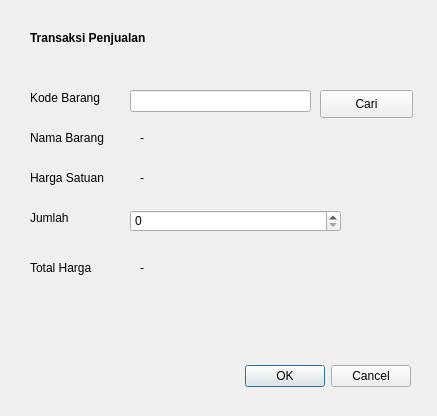
<?xml version="1.0" encoding="UTF-8"?>
<ui version="4.0">
 <class>DeleteRowWindow</class>
 <widget class="QDialog" name="DeleteRowWindow">
  <property name="geometry">
   <rect>
    <x>0</x>
    <y>0</y>
    <width>437</width>
    <height>416</height>
   </rect>
  </property>
  <property name="windowTitle">
   <string>Dialog</string>
  </property>
  <widget class="QDialogButtonBox" name="buttonBox">
   <property name="geometry">
    <rect>
     <x>70</x>
     <y>360</y>
     <width>341</width>
     <height>32</height>
    </rect>
   </property>
   <property name="orientation">
    <enum>Qt::Horizontal</enum>
   </property>
   <property name="standardButtons">
    <set>QDialogButtonBox::Cancel|QDialogButtonBox::Ok</set>
   </property>
  </widget>
  <widget class="QLabel" name="label_2">
   <property name="geometry">
    <rect>
     <x>30</x>
     <y>30</y>
     <width>221</width>
     <height>16</height>
    </rect>
   </property>
   <property name="font">
    <font>
     <weight>75</weight>
     <bold>true</bold>
    </font>
   </property>
   <property name="text">
    <string>Transaksi Penjualan</string>
   </property>
  </widget>
  <widget class="QLabel" name="label">
   <property name="geometry">
    <rect>
     <x>30</x>
     <y>90</y>
     <width>81</width>
     <height>16</height>
    </rect>
   </property>
   <property name="text">
    <string>Kode Barang</string>
   </property>
  </widget>
  <widget class="QLineEdit" name="lineKode">
   <property name="geometry">
    <rect>
     <x>130</x>
     <y>90</y>
     <width>181</width>
     <height>22</height>
    </rect>
   </property>
  </widget>
  <widget class="QPushButton" name="pushButton">
   <property name="geometry">
    <rect>
     <x>320</x>
     <y>90</y>
     <width>93</width>
     <height>28</height>
    </rect>
   </property>
   <property name="text">
    <string>Cari</string>
   </property>
  </widget>
  <widget class="QLabel" name="label_3">
   <property name="geometry">
    <rect>
     <x>30</x>
     <y>130</y>
     <width>81</width>
     <height>16</height>
    </rect>
   </property>
   <property name="text">
    <string>Nama Barang</string>
   </property>
  </widget>
  <widget class="QLabel" name="labelNama">
   <property name="geometry">
    <rect>
     <x>140</x>
     <y>130</y>
     <width>81</width>
     <height>16</height>
    </rect>
   </property>
   <property name="text">
    <string>-</string>
   </property>
  </widget>
  <widget class="QLabel" name="label_5">
   <property name="geometry">
    <rect>
     <x>30</x>
     <y>170</y>
     <width>91</width>
     <height>16</height>
    </rect>
   </property>
   <property name="text">
    <string>Harga Satuan</string>
   </property>
  </widget>
  <widget class="QLabel" name="labelHarga">
   <property name="geometry">
    <rect>
     <x>140</x>
     <y>170</y>
     <width>81</width>
     <height>16</height>
    </rect>
   </property>
   <property name="text">
    <string>-</string>
   </property>
  </widget>
  <widget class="QLabel" name="label_7">
   <property name="geometry">
    <rect>
     <x>30</x>
     <y>210</y>
     <width>91</width>
     <height>16</height>
    </rect>
   </property>
   <property name="text">
    <string>Jumlah</string>
   </property>
  </widget>
  <widget class="QSpinBox" name="spinJumlah">
   <property name="geometry">
    <rect>
     <x>130</x>
     <y>210</y>
     <width>211</width>
     <height>22</height>
    </rect>
   </property>
  </widget>
  <widget class="QLabel" name="label_8">
   <property name="geometry">
    <rect>
     <x>30</x>
     <y>260</y>
     <width>91</width>
     <height>16</height>
    </rect>
   </property>
   <property name="text">
    <string>Total Harga</string>
   </property>
  </widget>
  <widget class="QLabel" name="labelTotal">
   <property name="geometry">
    <rect>
     <x>140</x>
     <y>260</y>
     <width>91</width>
     <height>16</height>
    </rect>
   </property>
   <property name="text">
    <string>-</string>
   </property>
  </widget>
 </widget>
 <resources/>
 <connections>
  <connection>
   <sender>buttonBox</sender>
   <signal>accepted()</signal>
   <receiver>DeleteRowWindow</receiver>
   <slot>accept()</slot>
   <hints>
    <hint type="sourcelabel">
     <x>288</x>
     <y>374</y>
    </hint>
    <hint type="destinationlabel">
     <x>157</x>
     <y>274</y>
    </hint>
   </hints>
  </connection>
  <connection>
   <sender>buttonBox</sender>
   <signal>rejected()</signal>
   <receiver>DeleteRowWindow</receiver>
   <slot>reject()</slot>
   <hints>
    <hint type="sourcelabel">
     <x>356</x>
     <y>380</y>
    </hint>
    <hint type="destinationlabel">
     <x>286</x>
     <y>274</y>
    </hint>
   </hints>
  </connection>
 </connections>
</ui>
